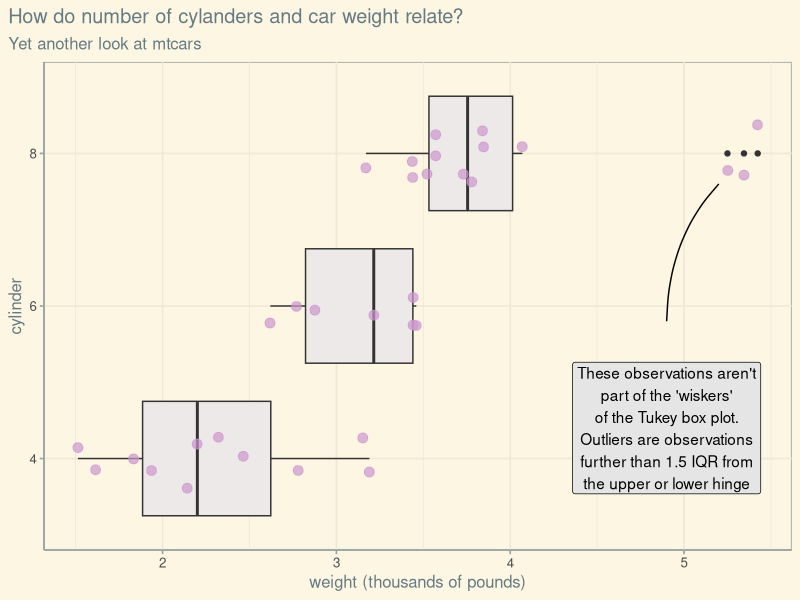

Recreate this plot in R.
set.seed(12345)
library(tidyverse)
mtcars %>% 
  rownames_to_column(var = "car_name") %>% 
  ggplot() +
  aes(x = wt) +
  aes(y = factor(cyl)) +
  geom_boxplot(fill = "snow2") +
  geom_jitter(height = .2,
              alpha = .7,
              color = "plum3",
              size = 3) +
  ggthemes::theme_solarized() +
  labs(title = "How do number of cylanders and car weight relate?") +
  labs(subtitle = "Yet another look at mtcars") +
  labs(y = "cylinder") + 
  labs(x = "weight (thousands of pounds)") +
  theme(plot.title.position = "plot") +
  geom_label(data = tibble(x = 1), # one row dataframe
             fill = "grey90",
             x = 4.9, 
             y = 1.2, # cylinder is a factor w 3 levels
             label = "These observations aren't part of the 'wiskers' of the Tukey box plot. Outliers are observations further than 1.5 IQR from the upper or lower hinge" %>% 
               str_wrap(25)) +
  geom_curve(data = tibble(x = 1),
             curvature = -.2,
             angle = 80,
             x = 4.9, xend = 5.2,
             y = 1.9, yend = 2.8,
             )
